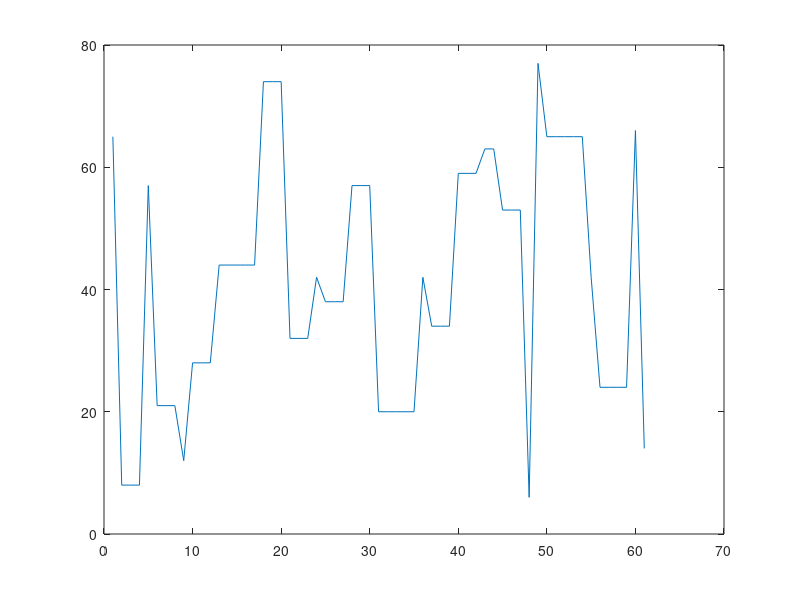

Write the MATLAB code that produced this figure.
function [prob]=piconet()

Master = 'M';
prob = 0;
p = {};
s1 = randi([1,7],1,1);
p1 = {};

sfora = [];
slotsfora = [];
slotsforb = [];
slotsforc = [];
slotsford = [];
slotsfore = [];
slotsforf = [];
slotsforg = [];
slotsforh = [];

randomnumberofpiconet = randi([2,8],1,1);
slotnumber = 0;
while slotnumber < 1000
for i= 1:1:s1

     x = [1,3,5];
     pos = randi(length(x));
     card = x(pos);

    r1 = randi([1 79],1,1); % hop carrier for M
 
    for i2 = 1:1:card
        p = horzcat(p,r1,Master);
        slotsfora = [slotsfora,r1];
        slotnumber = slotnumber+1;
    end
    r2 = randi([1 79],1,1); % hop carrier for S
     pos = randi(length(x));
     card = x(pos);
    for i1 = 1:1:card 
        sfora = [sfora,r2];
        slotsfora = [slotsfora,r2];
        slave = strcat('S',num2str(i));
        p = horzcat(p,r2,slave);
         slotnumber = slotnumber+1;
    end


    if randomnumberofpiconet >= 2
        r1 = randi([1 79],1,1); % hop carrier for M
        x = [1,3,5];
        pos = randi(length(x));
        card = x(pos);
        for k1 = 1:1:card
            p1 = horzcat(p1,r1,Master);
            slotsforb = [slotsforb,r1];
            slotnumber = slotnumber+1;
        end
            pos = randi(length(x));
            card = x(pos);
    
        r2 = randi([1 79],1,1); % hop carrier for S
        for k3 = 1:1:card
            slotsforb = [slotsforb,r2];
            slave = strcat('S',num2str(i));
            p1 = horzcat(p1,r2,slave);
            slotnumber = slotnumber+1;
        end
    end

    if randomnumberofpiconet >= 3
        r1 = randi([1 79],1,1); % hop carrier for M
        x = [1,3,5];
        pos = randi(length(x));
        card = x(pos);
        for k1 = 1:1:card
            p1 = horzcat(p1,r1,Master);
            slotsforc = [slotsforc,r1];
            slotnumber = slotnumber+1;
        end
            pos = randi(length(x));
            card = x(pos);
    
        r2 = randi([1 79],1,1); % hop carrier for S
        for k3 = 1:1:card
            slotsforc = [slotsforc,r2];
            slave = strcat('S',num2str(i));
            p1 = horzcat(p1,r2,slave);
            slotnumber = slotnumber+1;
        end
    end

    if randomnumberofpiconet >= 4
        r1 = randi([1 79],1,1); % hop carrier for M
        x = [1,3,5];
        pos = randi(length(x));
        card = x(pos);
        for k1 = 1:1:card
            p1 = horzcat(p1,r1,Master);
            slotsford = [slotsford,r1];
            slotnumber = slotnumber+1;
        end
            pos = randi(length(x));
            card = x(pos);
    
        r2 = randi([1 79],1,1); % hop carrier for S
        for k3 = 1:1:card
            slotsford = [slotsford,r2];
            slave = strcat('S',num2str(i));
            p1 = horzcat(p1,r2,slave);
            slotnumber = slotnumber+1;
        end
    end

    if randomnumberofpiconet >= 5
        r1 = randi([1 79],1,1); % hop carrier for M
        x = [1,3,5];
        pos = randi(length(x));
        card = x(pos);
        for k1 = 1:1:card
            p1 = horzcat(p1,r1,Master);
            slotsfore = [slotsfore,r1];
            slotnumber = slotnumber+1;
        end
            pos = randi(length(x));
            card = x(pos);
    
        r2 = randi([1 79],1,1); % hop carrier for S
        for k3 = 1:1:card
            slotsfore = [slotsfore,r2];
            slave = strcat('S',num2str(i));
            p1 = horzcat(p1,r2,slave);
            slotnumber = slotnumber+1;
        end
    end

    if randomnumberofpiconet >= 6
        r1 = randi([1 79],1,1); % hop carrier for M
        x = [1,3,5];
        pos = randi(length(x));
        card = x(pos);
        for k1 = 1:1:card
            p1 = horzcat(p1,r1,Master);
            slotsforf = [slotsforf,r1];
            slotnumber = slotnumber+1;
        end
            pos = randi(length(x));
            card = x(pos);
    
        r2 = randi([1 79],1,1); % hop carrier for S
        for k3 = 1:1:card
            slotsforf = [slotsforf,r2];
            slave = strcat('S',num2str(i));
            p1 = horzcat(p1,r2,slave);
            slotnumber = slotnumber+1;
        end
    end

    if randomnumberofpiconet >= 7
        r1 = randi([1 79],1,1); % hop carrier for M
        x = [1,3,5];
        pos = randi(length(x));
        card = x(pos);
        for k1 = 1:1:card
            p1 = horzcat(p1,r1,Master);
            slotsforg = [slotsforg,r1];
            slotnumber = slotnumber+1;
        end
            pos = randi(length(x));
            card = x(pos);
    
        r2 = randi([1 79],1,1); % hop carrier for S
        for k3 = 1:1:card
            slotsforg = [slotsforg,r2];
            slave = strcat('S',num2str(i));
            p1 = horzcat(p1,r2,slave);
            slotnumber = slotnumber+1;
        end
    end

    if randomnumberofpiconet >= 8
        r1 = randi([1 79],1,1); % hop carrier for M
        x = [1,3,5];
        pos = randi(length(x));
        card = x(pos);
        for k1 = 1:1:card
            p1 = horzcat(p1,r1,Master);
            slotsforh = [slotsforh,r1];
            slotnumber = slotnumber+1;
        end
            pos = randi(length(x));
            card = x(pos);
    
        r2 = randi([1 79],1,1); % hop carrier for S
        for k3 = 1:1:card
            slotsforh = [slotsforh,r2];
            slave = strcat('S',num2str(i));
            p1 = horzcat(p1,r2,slave);
            slotnumber = slotnumber+1;
        end
    end
end
end

[m0,n0] = size(slotsfora);
[m1,n1] = size(slotsforb);
[m2,n2] = size(slotsforc);
[m3,n3] = size(slotsford);
[m4,n4] = size(slotsfore);
[m5,n5] = size(slotsforf);
[m6,n6] = size(slotsforg);
[m7,n7] = size(slotsforh);
arrayofsize = [n0,n1,n2,n3,n4,n5,n6,n7];
min=sort(arrayofsize);
out=min(1);

for v= 1:1:out
if (slotsfora(v) == slotsforb(v)) 
    prob = prob + 1;
end
if (slotsfora(v) == slotsforc(v))
    prob = prob + 1;
end
if (slotsfora(v) == slotsford(v))
    prob = prob + 1;
end
if (slotsfora(v) == slotsfore(v))
    prob = prob + 1;
end
if (slotsfora(v) == slotsforf(v))
    prob = prob + 1;
end
if (slotsfora(v) == slotsforg(v))
    prob = prob + 1;
end
if (slotsfora(v) == slotsforh(v))
    prob = prob + 1;
end
if  (slotsforb(v) == slotsforc(v)) 
    prob = prob + 1;
end

if  (slotsforb(v) == slotsford(v)) 
    prob = prob + 1;
end
if  (slotsforb(v) == slotsfore(v)) 
    prob = prob + 1;
end

if  (slotsforb(v) == slotsforf(v)) 
    prob = prob + 1;
end
if  (slotsforb(v) == slotsforg(v)) 
    prob = prob + 1;
end
if  (slotsforb(v) == slotsforh(v)) 
    prob = prob + 1;
end

if (slotsforc(v) == slotsford(v)) 
    prob = prob +1;
end

if (slotsforc(v) == slotsfore(v)) 
    prob = prob +1;
end

if (slotsforc(v) == slotsforf(v)) 
    prob = prob +1;
end

if (slotsforc(v) == slotsforg(v)) 
    prob = prob +1;
end

if (slotsforc(v) == slotsforh(v)) 
    prob = prob +1;
end

if (slotsford(v) == slotsfore(v)) 
    prob = prob +1;
end

if (slotsford(v) == slotsforf(v)) 
    prob = prob +1;
end

if (slotsford(v) == slotsforg(v)) 
    prob = prob +1;
end

if (slotsford(v) == slotsforh(v)) 
    prob = prob +1;
end
if (slotsfore(v) == slotsforf(v)) 
    prob = prob +1;
end

if (slotsfore(v) == slotsforg(v)) 
    prob = prob +1;
end
if (slotsfore(v) == slotsforh(v)) 
    prob = prob +1;
end

if (slotsforf(v) == slotsforg(v)) 
    prob = prob +1;
end

if (slotsforf(v) == slotsforh(v)) 
    prob = prob +1;
end

if (slotsforg(v) == slotsforh(v))  
    prob = prob +1;
end
end

out=min(2);
count = min(1) +1;
for v= count:1:out
 if (n0 >= out  && n1 >= out)
if (slotsfora(v) == slotsforb(v)) 
    prob = prob + 1;
end
 end
 if (n0 >= out  && n2 >= out)
if (slotsfora(v) == slotsforc(v) )
    prob = prob + 1;
end
 end
 if (n0 >= out  && n3 >= out)
if (slotsfora(v) == slotsford(v) )
    prob = prob + 1;
end
 end
 if(n0 >= out  && n4 >= out)
if (slotsfora(v) == slotsfore(v) )
    prob = prob + 1;
end
 end
 if(n0 >= out  && n5 >= out)
if (slotsfora(v) == slotsforf(v) )
    prob = prob + 1;
end
 end
 if (n0 >= out  && n6 >= out)
if (slotsfora(v) == slotsforg(v) )
    prob = prob + 1;
end
 end
 if(n0 >= out  && n7 >= out)
if (slotsfora(v) == slotsforh(v) )
    prob = prob + 1;
end
 end
 if(n1 >= out  && n2 >= out)
if  (slotsforb(v) == slotsforc(v) ) 
    prob = prob + 1;
end
 end
if (n1 >= out  && n3 >= out)
if  (slotsforb(v) == slotsford(v) ) 
    prob = prob + 1;
end
end
if( n1 >= out  && n4 >= out)
if  (slotsforb(v) == slotsfore(v) ) 
    prob = prob + 1;
end
end
if( n1 >= out  && n5 >= out)
if  (slotsforb(v) == slotsforf(v) ) 
    prob = prob + 1;
end
end
if (n1 >= out  && n6 >= out)
if  (slotsforb(v) == slotsforg(v) ) 
    prob = prob + 1;
end
end
if(n1 >= out  && n7 >= out)
if  (slotsforb(v) == slotsforh(v) ) 
    prob = prob + 1;
end
end
if(n2 >= out  && n3 >= out)
if (slotsforc(v) == slotsford(v) ) 
    prob = prob +1;
end
end
if(n2 >= out  && n4 >= out)
if (slotsforc(v) == slotsfore(v)  ) 
    prob = prob +1;
end
end
if(n2 >= out  && n5 >= out)
if (slotsforc(v) == slotsforf(v)  ) 
    prob = prob +1;
end
end
if(n2 >= out  && n6 >= out)
if (slotsforc(v) == slotsforg(v)  ) 
    prob = prob +1;
end
end
if(n2 >= out  && n7 >= out)
if (slotsforc(v) == slotsforh(v)  ) 
    prob = prob +1;
end
end
if(n3 >= out  && n4 >= out)
if (slotsford(v) == slotsfore(v)  ) 
    prob = prob +1;
end
end
if( n3 >= out  && n5 >= out)
if (slotsford(v) == slotsforf(v)  ) 
    prob = prob +1;
end
end
if(n3 >= out  && n6 >= out)
if (slotsford(v) == slotsforg(v)  ) 
    prob = prob +1;
end
end
if( n3 >= out  && n7 >= out)
if (slotsford(v) == slotsforh(v)  ) 
    prob = prob +1;
end
end
if( n4 >= out  && n5 >= out)
if (slotsfore(v) == slotsforf(v)  ) 
    prob = prob +1;
end
end
if(n4 >= out  && n6 >= out)
if (slotsfore(v) == slotsforg(v)  ) 
    prob = prob +1;
end
end
if (n4 >= out  && n7 >= out)
if (slotsfore(v) == slotsforh(v)  ) 
    prob = prob +1;
end
end
if(n5 >= out  && n6 >= out)
if (slotsforf(v) == slotsforg(v)  ) 
    prob = prob +1;
end
end
if(n5 >= out  && n7 >= out)
if (slotsforf(v) == slotsforh(v) ) 
    prob = prob +1;
end
end
if(n6 >= out  && n7 >= out)
if (slotsforg(v) == slotsforh(v) )  
    prob = prob +1;
end
end
end


out=min(3);
count = min(2) +1;
for v= count:1:out
 if (n0 >= out  && n1 >= out)
if (slotsfora(v) == slotsforb(v)) 
    prob = prob + 1;
end
 end
 if (n0 >= out  && n2 >= out)
if (slotsfora(v) == slotsforc(v) )
    prob = prob + 1;
end
 end
 if (n0 >= out  && n3 >= out)
if (slotsfora(v) == slotsford(v) )
    prob = prob + 1;
end
 end
 if(n0 >= out  && n4 >= out)
if (slotsfora(v) == slotsfore(v) )
    prob = prob + 1;
end
 end
 if(n0 >= out  && n5 >= out)
if (slotsfora(v) == slotsforf(v) )
    prob = prob + 1;
end
 end
 if (n0 >= out  && n6 >= out)
if (slotsfora(v) == slotsforg(v) )
    prob = prob + 1;
end
 end
 if(n0 >= out  && n7 >= out)
if (slotsfora(v) == slotsforh(v) )
    prob = prob + 1;
end
 end
 if(n1 >= out  && n2 >= out)
if  (slotsforb(v) == slotsforc(v) ) 
    prob = prob + 1;
end
 end
if (n1 >= out  && n3 >= out)
if  (slotsforb(v) == slotsford(v) ) 
    prob = prob + 1;
end
end
if( n1 >= out  && n4 >= out)
if  (slotsforb(v) == slotsfore(v) ) 
    prob = prob + 1;
end
end
if( n1 >= out  && n5 >= out)
if  (slotsforb(v) == slotsforf(v) ) 
    prob = prob + 1;
end
end
if (n1 >= out  && n6 >= out)
if  (slotsforb(v) == slotsforg(v) ) 
    prob = prob + 1;
end
end
if(n1 >= out  && n7 >= out)
if  (slotsforb(v) == slotsforh(v) ) 
    prob = prob + 1;
end
end
if(n2 >= out  && n3 >= out)
if (slotsforc(v) == slotsford(v) ) 
    prob = prob +1;
end
end
if(n2 >= out  && n4 >= out)
if (slotsforc(v) == slotsfore(v)  ) 
    prob = prob +1;
end
end
if(n2 >= out  && n5 >= out)
if (slotsforc(v) == slotsforf(v)  ) 
    prob = prob +1;
end
end
if(n2 >= out  && n6 >= out)
if (slotsforc(v) == slotsforg(v)  ) 
    prob = prob +1;
end
end
if(n2 >= out  && n7 >= out)
if (slotsforc(v) == slotsforh(v)  ) 
    prob = prob +1;
end
end
if(n3 >= out  && n4 >= out)
if (slotsford(v) == slotsfore(v)  ) 
    prob = prob +1;
end
end
if( n3 >= out  && n5 >= out)
if (slotsford(v) == slotsforf(v)  ) 
    prob = prob +1;
end
end
if(n3 >= out  && n6 >= out)
if (slotsford(v) == slotsforg(v)  ) 
    prob = prob +1;
end
end
if( n3 >= out  && n7 >= out)
if (slotsford(v) == slotsforh(v)  ) 
    prob = prob +1;
end
end
if( n4 >= out  && n5 >= out)
if (slotsfore(v) == slotsforf(v)  ) 
    prob = prob +1;
end
end
if(n4 >= out  && n6 >= out)
if (slotsfore(v) == slotsforg(v)  ) 
    prob = prob +1;
end
end
if (n4 >= out  && n7 >= out)
if (slotsfore(v) == slotsforh(v)  ) 
    prob = prob +1;
end
end
if(n5 >= out  && n6 >= out)
if (slotsforf(v) == slotsforg(v)  ) 
    prob = prob +1;
end
end
if(n5 >= out  && n7 >= out)
if (slotsforf(v) == slotsforh(v) ) 
    prob = prob +1;
end
end
if(n6 >= out  && n7 >= out)
if (slotsforg(v) == slotsforh(v) )  
    prob = prob +1;
end
end
end

out=min(4);
count = min(3)+1;
for v= count:1:out
 if (n0 >= out  && n1 >= out)
if (slotsfora(v) == slotsforb(v)) 
    prob = prob + 1;
end
 end
 if (n0 >= out  && n2 >= out)
if (slotsfora(v) == slotsforc(v) )
    prob = prob + 1;
end
 end
 if (n0 >= out  && n3 >= out)
if (slotsfora(v) == slotsford(v) )
    prob = prob + 1;
end
 end
 if(n0 >= out  && n4 >= out)
if (slotsfora(v) == slotsfore(v) )
    prob = prob + 1;
end
 end
 if(n0 >= out  && n5 >= out)
if (slotsfora(v) == slotsforf(v) )
    prob = prob + 1;
end
 end
 if (n0 >= out  && n6 >= out)
if (slotsfora(v) == slotsforg(v) )
    prob = prob + 1;
end
 end
 if(n0 >= out  && n7 >= out)
if (slotsfora(v) == slotsforh(v) )
    prob = prob + 1;
end
 end
 if(n1 >= out  && n2 >= out)
if  (slotsforb(v) == slotsforc(v) ) 
    prob = prob + 1;
end
 end
if (n1 >= out  && n3 >= out)
if  (slotsforb(v) == slotsford(v) ) 
    prob = prob + 1;
end
end
if( n1 >= out  && n4 >= out)
if  (slotsforb(v) == slotsfore(v) ) 
    prob = prob + 1;
end
end
if( n1 >= out  && n5 >= out)
if  (slotsforb(v) == slotsforf(v) ) 
    prob = prob + 1;
end
end
if (n1 >= out  && n6 >= out)
if  (slotsforb(v) == slotsforg(v) ) 
    prob = prob + 1;
end
end
if(n1 >= out  && n7 >= out)
if  (slotsforb(v) == slotsforh(v) ) 
    prob = prob + 1;
end
end
if(n2 >= out  && n3 >= out)
if (slotsforc(v) == slotsford(v) ) 
    prob = prob +1;
end
end
if(n2 >= out  && n4 >= out)
if (slotsforc(v) == slotsfore(v)  ) 
    prob = prob +1;
end
end
if(n2 >= out  && n5 >= out)
if (slotsforc(v) == slotsforf(v)  ) 
    prob = prob +1;
end
end
if(n2 >= out  && n6 >= out)
if (slotsforc(v) == slotsforg(v)  ) 
    prob = prob +1;
end
end
if(n2 >= out  && n7 >= out)
if (slotsforc(v) == slotsforh(v)  ) 
    prob = prob +1;
end
end
if(n3 >= out  && n4 >= out)
if (slotsford(v) == slotsfore(v)  ) 
    prob = prob +1;
end
end
if( n3 >= out  && n5 >= out)
if (slotsford(v) == slotsforf(v)  ) 
    prob = prob +1;
end
end
if(n3 >= out  && n6 >= out)
if (slotsford(v) == slotsforg(v)  ) 
    prob = prob +1;
end
end
if( n3 >= out  && n7 >= out)
if (slotsford(v) == slotsforh(v)  ) 
    prob = prob +1;
end
end
if( n4 >= out  && n5 >= out)
if (slotsfore(v) == slotsforf(v)  ) 
    prob = prob +1;
end
end
if(n4 >= out  && n6 >= out)
if (slotsfore(v) == slotsforg(v)  ) 
    prob = prob +1;
end
end
if (n4 >= out  && n7 >= out)
if (slotsfore(v) == slotsforh(v)  ) 
    prob = prob +1;
end
end
if(n5 >= out  && n6 >= out)
if (slotsforf(v) == slotsforg(v)  ) 
    prob = prob +1;
end
end
if(n5 >= out  && n7 >= out)
if (slotsforf(v) == slotsforh(v) ) 
    prob = prob +1;
end
end
if(n6 >= out  && n7 >= out)
if (slotsforg(v) == slotsforh(v) )  
    prob = prob +1;
end
end
end



out=min(5);
count = min(4) +1;
for v= count:1:out
 if (n0 >= out  && n1 >= out)
if (slotsfora(v) == slotsforb(v)) 
    prob = prob + 1;
end
 end
 if (n0 >= out  && n2 >= out)
if (slotsfora(v) == slotsforc(v) )
    prob = prob + 1;
end
 end
 if (n0 >= out  && n3 >= out)
if (slotsfora(v) == slotsford(v) )
    prob = prob + 1;
end
 end
 if(n0 >= out  && n4 >= out)
if (slotsfora(v) == slotsfore(v) )
    prob = prob + 1;
end
 end
 if(n0 >= out  && n5 >= out)
if (slotsfora(v) == slotsforf(v) )
    prob = prob + 1;
end
 end
 if (n0 >= out  && n6 >= out)
if (slotsfora(v) == slotsforg(v) )
    prob = prob + 1;
end
 end
 if(n0 >= out  && n7 >= out)
if (slotsfora(v) == slotsforh(v) )
    prob = prob + 1;
end
 end
 if(n1 >= out  && n2 >= out)
if  (slotsforb(v) == slotsforc(v) ) 
    prob = prob + 1;
end
 end
if (n1 >= out  && n3 >= out)
if  (slotsforb(v) == slotsford(v) ) 
    prob = prob + 1;
end
end
if( n1 >= out  && n4 >= out)
if  (slotsforb(v) == slotsfore(v) ) 
    prob = prob + 1;
end
end
if( n1 >= out  && n5 >= out)
if  (slotsforb(v) == slotsforf(v) ) 
    prob = prob + 1;
end
end
if (n1 >= out  && n6 >= out)
if  (slotsforb(v) == slotsforg(v) ) 
    prob = prob + 1;
end
end
if(n1 >= out  && n7 >= out)
if  (slotsforb(v) == slotsforh(v) ) 
    prob = prob + 1;
end
end
if(n2 >= out  && n3 >= out)
if (slotsforc(v) == slotsford(v) ) 
    prob = prob +1;
end
end
if(n2 >= out  && n4 >= out)
if (slotsforc(v) == slotsfore(v)  ) 
    prob = prob +1;
end
end
if(n2 >= out  && n5 >= out)
if (slotsforc(v) == slotsforf(v)  ) 
    prob = prob +1;
end
end
if(n2 >= out  && n6 >= out)
if (slotsforc(v) == slotsforg(v)  ) 
    prob = prob +1;
end
end
if(n2 >= out  && n7 >= out)
if (slotsforc(v) == slotsforh(v)  ) 
    prob = prob +1;
end
end
if(n3 >= out  && n4 >= out)
if (slotsford(v) == slotsfore(v)  ) 
    prob = prob +1;
end
end
if( n3 >= out  && n5 >= out)
if (slotsford(v) == slotsforf(v)  ) 
    prob = prob +1;
end
end
if(n3 >= out  && n6 >= out)
if (slotsford(v) == slotsforg(v)  ) 
    prob = prob +1;
end
end
if( n3 >= out  && n7 >= out)
if (slotsford(v) == slotsforh(v)  ) 
    prob = prob +1;
end
end
if( n4 >= out  && n5 >= out)
if (slotsfore(v) == slotsforf(v)  ) 
    prob = prob +1;
end
end
if(n4 >= out  && n6 >= out)
if (slotsfore(v) == slotsforg(v)  ) 
    prob = prob +1;
end
end
if (n4 >= out  && n7 >= out)
if (slotsfore(v) == slotsforh(v)  ) 
    prob = prob +1;
end
end
if(n5 >= out  && n6 >= out)
if (slotsforf(v) == slotsforg(v)  ) 
    prob = prob +1;
end
end
if(n5 >= out  && n7 >= out)
if (slotsforf(v) == slotsforh(v) ) 
    prob = prob +1;
end
end
if(n6 >= out  && n7 >= out)
if (slotsforg(v) == slotsforh(v) )  
    prob = prob +1;
end
end
end

out=min(6);
count = min(5)+1;
for v= count:1:out
 if (n0 >= out  && n1 >= out)
if (slotsfora(v) == slotsforb(v)) 
    prob = prob + 1;
end
 end
 if (n0 >= out  && n2 >= out)
if (slotsfora(v) == slotsforc(v) )
    prob = prob + 1;
end
 end
 if (n0 >= out  && n3 >= out)
if (slotsfora(v) == slotsford(v) )
    prob = prob + 1;
end
 end
 if(n0 >= out  && n4 >= out)
if (slotsfora(v) == slotsfore(v) )
    prob = prob + 1;
end
 end
 if(n0 >= out  && n5 >= out)
if (slotsfora(v) == slotsforf(v) )
    prob = prob + 1;
end
 end
 if (n0 >= out  && n6 >= out)
if (slotsfora(v) == slotsforg(v) )
    prob = prob + 1;
end
 end
 if(n0 >= out  && n7 >= out)
if (slotsfora(v) == slotsforh(v) )
    prob = prob + 1;
end
 end
 if(n1 >= out  && n2 >= out)
if  (slotsforb(v) == slotsforc(v) ) 
    prob = prob + 1;
end
 end
if (n1 >= out  && n3 >= out)
if  (slotsforb(v) == slotsford(v) ) 
    prob = prob + 1;
end
end
if( n1 >= out  && n4 >= out)
if  (slotsforb(v) == slotsfore(v) ) 
    prob = prob + 1;
end
end
if( n1 >= out  && n5 >= out)
if  (slotsforb(v) == slotsforf(v) ) 
    prob = prob + 1;
end
end
if (n1 >= out  && n6 >= out)
if  (slotsforb(v) == slotsforg(v) ) 
    prob = prob + 1;
end
end
if(n1 >= out  && n7 >= out)
if  (slotsforb(v) == slotsforh(v) ) 
    prob = prob + 1;
end
end
if(n2 >= out  && n3 >= out)
if (slotsforc(v) == slotsford(v) ) 
    prob = prob +1;
end
end
if(n2 >= out  && n4 >= out)
if (slotsforc(v) == slotsfore(v)  ) 
    prob = prob +1;
end
end
if(n2 >= out  && n5 >= out)
if (slotsforc(v) == slotsforf(v)  ) 
    prob = prob +1;
end
end
if(n2 >= out  && n6 >= out)
if (slotsforc(v) == slotsforg(v)  ) 
    prob = prob +1;
end
end
if(n2 >= out  && n7 >= out)
if (slotsforc(v) == slotsforh(v)  ) 
    prob = prob +1;
end
end
if(n3 >= out  && n4 >= out)
if (slotsford(v) == slotsfore(v)  ) 
    prob = prob +1;
end
end
if( n3 >= out  && n5 >= out)
if (slotsford(v) == slotsforf(v)  ) 
    prob = prob +1;
end
end
if(n3 >= out  && n6 >= out)
if (slotsford(v) == slotsforg(v)  ) 
    prob = prob +1;
end
end
if( n3 >= out  && n7 >= out)
if (slotsford(v) == slotsforh(v)  ) 
    prob = prob +1;
end
end
if( n4 >= out  && n5 >= out)
if (slotsfore(v) == slotsforf(v)  ) 
    prob = prob +1;
end
end
if(n4 >= out  && n6 >= out)
if (slotsfore(v) == slotsforg(v)  ) 
    prob = prob +1;
end
end
if (n4 >= out  && n7 >= out)
if (slotsfore(v) == slotsforh(v)  ) 
    prob = prob +1;
end
end
if(n5 >= out  && n6 >= out)
if (slotsforf(v) == slotsforg(v)  ) 
    prob = prob +1;
end
end
if(n5 >= out  && n7 >= out)
if (slotsforf(v) == slotsforh(v) ) 
    prob = prob +1;
end
end
if(n6 >= out  && n7 >= out)
if (slotsforg(v) == slotsforh(v) )  
    prob = prob +1;
end
end
end

out=min(7);
count = min(6) +1;
for v= count:1:out
if (n0 >= out  && n1 >= out)
if (slotsfora(v) == slotsforb(v)) 
    prob = prob + 1;
end
 end
 if (n0 >= out  && n2 >= out)
if (slotsfora(v) == slotsforc(v) )
    prob = prob + 1;
end
 end
 if (n0 >= out  && n3 >= out)
if (slotsfora(v) == slotsford(v) )
    prob = prob + 1;
end
 end
 if(n0 >= out  && n4 >= out)
if (slotsfora(v) == slotsfore(v) )
    prob = prob + 1;
end
 end
 if(n0 >= out  && n5 >= out)
if (slotsfora(v) == slotsforf(v) )
    prob = prob + 1;
end
 end
 if (n0 >= out  && n6 >= out)
if (slotsfora(v) == slotsforg(v) )
    prob = prob + 1;
end
 end
 if(n0 >= out  && n7 >= out)
if (slotsfora(v) == slotsforh(v) )
    prob = prob + 1;
end
 end
 if(n1 >= out  && n2 >= out)
if  (slotsforb(v) == slotsforc(v) ) 
    prob = prob + 1;
end
 end
if (n1 >= out  && n3 >= out)
if  (slotsforb(v) == slotsford(v) ) 
    prob = prob + 1;
end
end
if( n1 >= out  && n4 >= out)
if  (slotsforb(v) == slotsfore(v) ) 
    prob = prob + 1;
end
end
if( n1 >= out  && n5 >= out)
if  (slotsforb(v) == slotsforf(v) ) 
    prob = prob + 1;
end
end
if (n1 >= out  && n6 >= out)
if  (slotsforb(v) == slotsforg(v) ) 
    prob = prob + 1;
end
end
if(n1 >= out  && n7 >= out)
if  (slotsforb(v) == slotsforh(v) ) 
    prob = prob + 1;
end
end
if(n2 >= out  && n3 >= out)
if (slotsforc(v) == slotsford(v) ) 
    prob = prob +1;
end
end
if(n2 >= out  && n4 >= out)
if (slotsforc(v) == slotsfore(v)  ) 
    prob = prob +1;
end
end
if(n2 >= out  && n5 >= out)
if (slotsforc(v) == slotsforf(v)  ) 
    prob = prob +1;
end
end
if(n2 >= out  && n6 >= out)
if (slotsforc(v) == slotsforg(v)  ) 
    prob = prob +1;
end
end
if(n2 >= out  && n7 >= out)
if (slotsforc(v) == slotsforh(v)  ) 
    prob = prob +1;
end
end
if(n3 >= out  && n4 >= out)
if (slotsford(v) == slotsfore(v)  ) 
    prob = prob +1;
end
end
if( n3 >= out  && n5 >= out)
if (slotsford(v) == slotsforf(v)  ) 
    prob = prob +1;
end
end
if(n3 >= out  && n6 >= out)
if (slotsford(v) == slotsforg(v)  ) 
    prob = prob +1;
end
end
if( n3 >= out  && n7 >= out)
if (slotsford(v) == slotsforh(v)  ) 
    prob = prob +1;
end
end
if( n4 >= out  && n5 >= out)
if (slotsfore(v) == slotsforf(v)  ) 
    prob = prob +1;
end
end
if(n4 >= out  && n6 >= out)
if (slotsfore(v) == slotsforg(v)  ) 
    prob = prob +1;
end
end
if (n4 >= out  && n7 >= out)
if (slotsfore(v) == slotsforh(v)  ) 
    prob = prob +1;
end
end
if(n5 >= out  && n6 >= out)
if (slotsforf(v) == slotsforg(v)  ) 
    prob = prob +1;
end
end
if(n5 >= out  && n7 >= out)
if (slotsforf(v) == slotsforh(v) ) 
    prob = prob +1;
end
end
if(n6 >= out  && n7 >= out)
if (slotsforg(v) == slotsforh(v) )  
    prob = prob +1;
end
end
end

out=min(8);
count = min(7);
for v= count:1:out
if (n0 >= out  && n1 >= out)
if (slotsfora(v) == slotsforb(v)) 
    prob = prob + 1;
end
 end
 if (n0 >= out  && n2 >= out)
if (slotsfora(v) == slotsforc(v) )
    prob = prob + 1;
end
 end
 if (n0 >= out  && n3 >= out)
if (slotsfora(v) == slotsford(v) )
    prob = prob + 1;
end
 end
 if(n0 >= out  && n4 >= out)
if (slotsfora(v) == slotsfore(v) )
    prob = prob + 1;
end
 end
 if(n0 >= out  && n5 >= out)
if (slotsfora(v) == slotsforf(v) )
    prob = prob + 1;
end
 end
 if (n0 >= out  && n6 >= out)
if (slotsfora(v) == slotsforg(v) )
    prob = prob + 1;
end
 end
 if(n0 >= out  && n7 >= out)
if (slotsfora(v) == slotsforh(v) )
    prob = prob + 1;
end
 end
 if(n1 >= out  && n2 >= out)
if  (slotsforb(v) == slotsforc(v) ) 
    prob = prob + 1;
end
 end
if (n1 >= out  && n3 >= out)
if  (slotsforb(v) == slotsford(v) ) 
    prob = prob + 1;
end
end
if( n1 >= out  && n4 >= out)
if  (slotsforb(v) == slotsfore(v) ) 
    prob = prob + 1;
end
end
if( n1 >= out  && n5 >= out)
if  (slotsforb(v) == slotsforf(v) ) 
    prob = prob + 1;
end
end
if (n1 >= out  && n6 >= out)
if  (slotsforb(v) == slotsforg(v) ) 
    prob = prob + 1;
end
end
if(n1 >= out  && n7 >= out)
if  (slotsforb(v) == slotsforh(v) ) 
    prob = prob + 1;
end
end
if(n2 >= out  && n3 >= out)
if (slotsforc(v) == slotsford(v) ) 
    prob = prob +1;
end
end
if(n2 >= out  && n4 >= out)
if (slotsforc(v) == slotsfore(v)  ) 
    prob = prob +1;
end
end
if(n2 >= out  && n5 >= out)
if (slotsforc(v) == slotsforf(v)  ) 
    prob = prob +1;
end
end
if(n2 >= out  && n6 >= out)
if (slotsforc(v) == slotsforg(v)  ) 
    prob = prob +1;
end
end
if(n2 >= out  && n7 >= out)
if (slotsforc(v) == slotsforh(v)  ) 
    prob = prob +1;
end
end
if(n3 >= out  && n4 >= out)
if (slotsford(v) == slotsfore(v)  ) 
    prob = prob +1;
end
end
if( n3 >= out  && n5 >= out)
if (slotsford(v) == slotsforf(v)  ) 
    prob = prob +1;
end
end
if(n3 >= out  && n6 >= out)
if (slotsford(v) == slotsforg(v)  ) 
    prob = prob +1;
end
end
if( n3 >= out  && n7 >= out)
if (slotsford(v) == slotsforh(v)  ) 
    prob = prob +1;
end
end
if( n4 >= out  && n5 >= out)
if (slotsfore(v) == slotsforf(v)  ) 
    prob = prob +1;
end
end
if(n4 >= out  && n6 >= out)
if (slotsfore(v) == slotsforg(v)  ) 
    prob = prob +1;
end
end
if (n4 >= out  && n7 >= out)
if (slotsfore(v) == slotsforh(v)  ) 
    prob = prob +1;
end
end
if(n5 >= out  && n6 >= out)
if (slotsforf(v) == slotsforg(v)  ) 
    prob = prob +1;
end
end
if(n5 >= out  && n7 >= out)
if (slotsforf(v) == slotsforh(v) ) 
    prob = prob +1;
end
end
if(n6 >= out  && n7 >= out)
if (slotsforg(v) == slotsforh(v) )  
    prob = prob +1;
end
end
end

prob = (prob./1000)


plot(sfora)